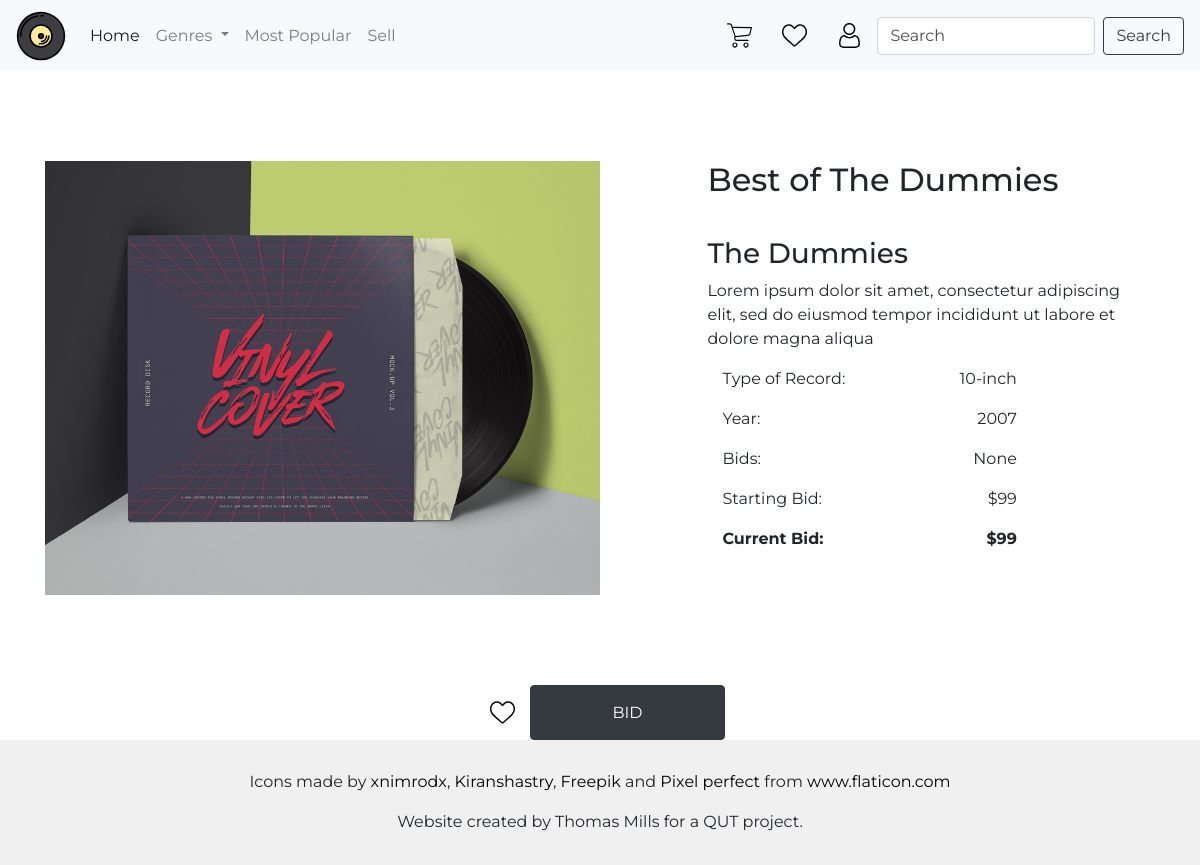
The app's page /item/16, older data.
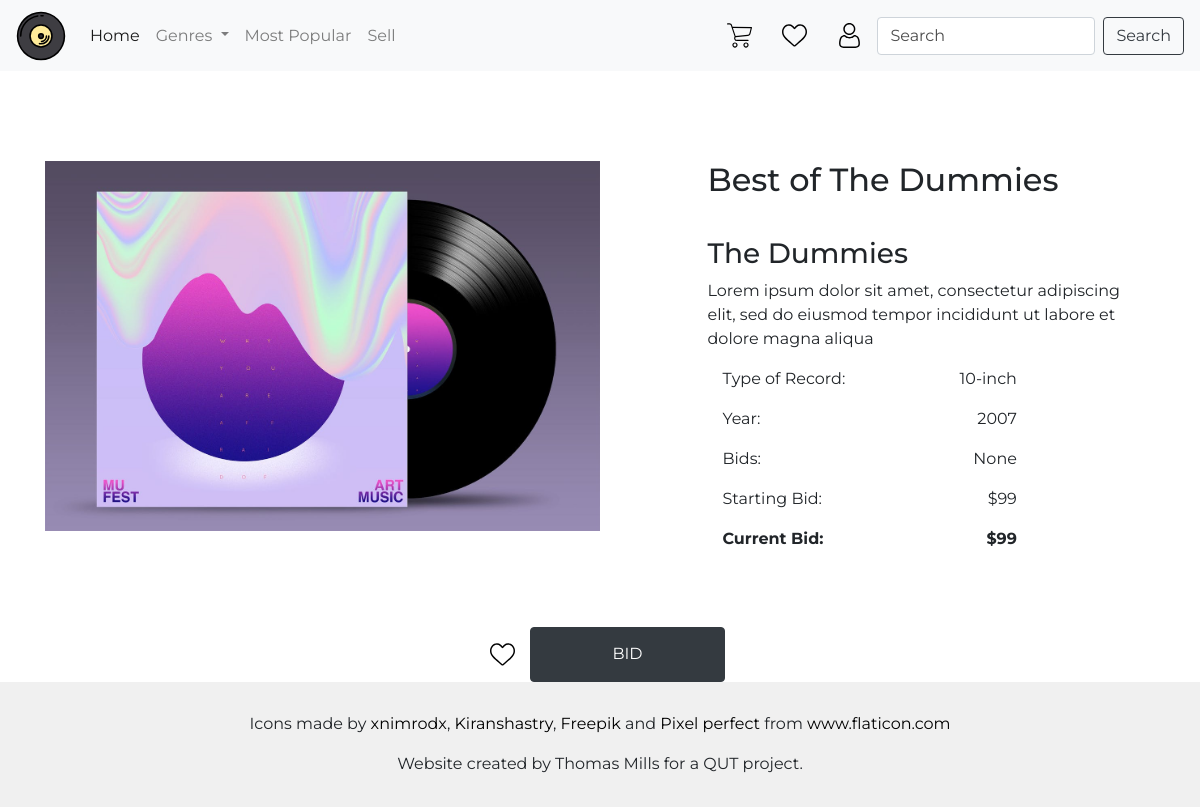
The same page, newer data.
### auction/models.py (models this page shows, shortened)
class Item(db.Model):
    __tablename__ = 'items'
    id = db.Column(db.Integer, primary_key=True)
    name = db.Column(db.String(100), index=True, nullable=False)
    description = db.Column(db.String(200), nullable=False)
    artist = db.Column(db.String(100), index=True, nullable=False)
    genre = db.Column(db.String(80), index=True, nullable=False)
    year = db.Column(db.Integer, nullable=False)
    designation = db.Column(db.String(80), nullable=False)
    image = db.Column(db.String(400), nullable=False)
    starting_value = db.Column(db.Integer, nullable=False)
    current_value = db.Column(db.Integer, nullable=False)
    bid_number = db.Column(db.Integer, nullable=True)
    status = db.Column(db.String(80), index=True, nullable=False)
    user_id = db.Column(db.Integer, db.ForeignKey('users.id'))
    date_posted = db.Column(db.String, nullable=False)
    watchlists = db.relationship('Watchlist', backref='items')
    bids = db.relationship('Bid', backref='items')

### auction/auth.py (the view)
@bp2.route("/<id>")
def show(id):
    details = Item.query.filter_by(id=id).first()
    return render_template('created_item_details.html', details=details)

### auction/templates/created_item_details.html (shortened to what this page needs)
{% extends 'base.html' %}
{% block content %}
<div class="row def-padding space-between">
    <div class="col-lg-6 col-xs-12 top-btm-padding">
        <img class="img-fluid" src={{details.image}} alt="Record Image">
    </div>
    <div class="col-lg-5 col-xs-12 col-sm-12 col-md-12">
        <h2 class="top-btm-padding">{{details.name}}</h2>
        <h3>{{details.artist}}</h3>
        <p class="card-text">{{details.description}}</p>
        <div class="space-between col-lg-9 col-md-10 col-sm-12">
            <p>Type of Record: </p>
            <p>{{details.designation}}</p>
        </div>
        <div class="space-between col-lg-9 col-md-10 col-sm-12">
            <p>Year: </p>
            <p>{{details.year}}</p>
        </div>
        <div class="space-between col-lg-9 col-md-10 col-sm-12">
            <p>Bids: </p>
            <p>{{details.bid_number}}</p>
        </div>
        <div class="space-between col-lg-9 col-md-10 col-sm-12">
            <p>Starting Bid: </p>
            <p>${{details.starting_value}}</p>
        </div>
        <div class="space-between col-lg-9 col-md-10 col-sm-12 font-weight-bold">
            <p>Current Bid: </p>
            <p>${{details.current_value}}</p>
        </div>
    </div>
</div>
<div class="col-12 justify-center space-between">
    <a class="backgr-default icon-default" href="watchlist" id="watchlist-nav-link"></a>
    <button type="button" class="btn btn-dark col-lg-2 col-md-2 col-sm-10 col-xs-10" data-toggle="modal"
        data-target="#bidModal">BID</a>
</div>
{% endblock %}

Row changes from the older to the newer data that the page shows:
changed Item "Best of The Dummies": image: a different picture
